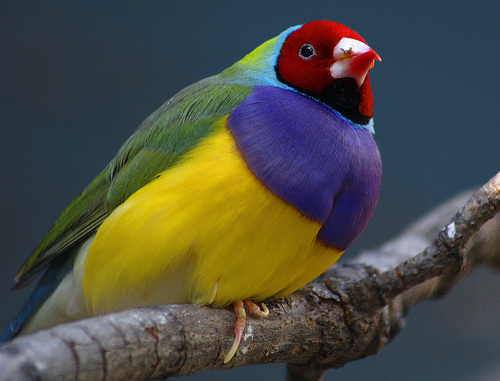
#> input picture bird_small.jpg, 500 x 381 px
$ python MP05-histogram.py
#> lines starting #> are read from the running program, lines starting #| are printed output that depends on the picture
# Lê Bảo Khương - 2046123

#----------------------------------------------------------------------------------------------------------------------------------------------
# import libraries
import cv2
from PIL import Image       # pillow
import numpy as np
import matplotlib.pyplot as plt         # draw charts

#----------------------------------------------------------------------------------------------------------------------------------------------
# các hàm con
# def < tên hàm con > ( thông tin input )

# chuyển ảnh rgb sang grayscale
def gray_luminance (imgPIL):            #imgPIL là ảnh đc đọc = pillow

    #tạo 1 ảnh cùng kích thước + mode với imgPIL để chứa ảnh sau khi chuyển gray
    luminance = Image.new ( imgPIL.mode , imgPIL.size )

    ##kích thước ảnh imgPIL
    w = luminance.size [0]
    h = luminance.size [1]

    #2 vòng for
    for x in range(w) :
        for y in range(h):

            #giá trị điểm ảnh tại từng pixel
            R , G , B = imgPIL.getpixel((x,y))

            #grayscale = ( r + g + b) / 3
            gray = np.uint8 ( 0.2126 * R + 0.7152 * G + 0.0722 * B )

            #gán giá trị mức xám cho ảnh xám
            luminance.putpixel (( x , y ) , ( gray , gray , gray ))

    return luminance

#----------------------------------------------------------------------------------------------------------------------------------------------
# tính giá trị histogram
def Histogram(luminance):

    # khai báo 1 mảng 1 chiều chứa 256 phần tử
    # do mỗi pixel có giá trị trong khoảng 0 -255
    his = np.zeros(256)           # tạo mảng = numpy

    # kích thước ảnh
    w = luminance.size[0]
    h = luminance.size[1]

    for x in range(w):
        for y in range(h) :

            #lấy giá trị tại pixel tọa độ (x,y)
            gR , gG , gB = luminance.getpixel((x,y))

            # giá trị gray = phần từ thứ gray trong mảng his
            # phần từ thứ gray +1 giá trị
            his[gR] += 1        # ++

    return his

#----------------------------------------------------------------------------------------------------------------------------------------------
#
def rgb (imgPIL):

    # khai báo 1 mảng 1 chiều chứa 256 phần tử
    # do mỗi pixel có giá trị trong khoảng 0 -255
    hisrgb = np.zeros  ((3,256))           # tạo mảng = numpy
    # ~ [[],[],[]]

    # kích thước ảnh
    w = imgPIL.size [0]
    h = imgPIL.size [1]

    for x in range(w):
        for y in range(h) :

            #lấy giá trị tại pixel tọa độ (x,y)
            R , G , B = imgPIL.getpixel ((x,y))

            #
            hisrgb [0][R] += 1
            hisrgb [1][G] += 1
            hisrgb [2][B] += 1

    return hisrgb

#----------------------------------------------------------------------------------------------------------------------------------------------
# draws charts

def charts (his,hisrgb) :

    plt.figure( 'Biểu đồ Histogram biểu thị mức xám' , figsize = (((7 , 5))) , dpi = 100)       # dpi = 100 : 1 inch sẽ có 100 dấu chấm
    trucX = np.zeros (256)          # trục X là 1 mảng 1 chiều 256 phần tử
    trucX = np.linspace (start = 0, stop = 256, num = 256)
    plt.plot(trucX, his , color = 'purple')
    plt.title('Biểu đồ Histogram')
    plt.xlabel('Giá trị mức xám')
    plt.ylabel('Số điểm cùng giá trị mức xám')

    plt.figure( 'Biểu đồ Histogram' , figsize = (((7 , 5))) , dpi = 100)       # dpi = 100 : 1 inch sẽ có 100 dấu chấm
    trucX = np.zeros (256)          # trục X là 1 mảng 1 chiều 256 phần tử
    trucX = np.linspace (start = 0, stop = 256, num = 256)
    plt.plot(trucX, hisrgb[0] , color = 'red')
    plt.plot(trucX, hisrgb[1] , color = 'green')
    plt.plot(trucX, hisrgb[2] , color = 'blue')
    plt.title('Biểu đồ Histogram')
    plt.xlabel('Giá trị màu')
    plt.ylabel('Số điểm cùng giá trị')
    plt.show()


#----------------------------------------------------------------------------------------------------------------------------------------------
# main

# tải đường dẫn chứa file hình
filehinh = r'bird_small.jpg'
img = cv2.imread (filehinh , cv2.IMREAD_COLOR)
#> img is the input picture: shape (381, 500, 3); mean B, G, R 67, 76.7, 76

# đọc ảnh = pillow
imgPIL = Image.open(filehinh)

# chuyển sang ảnh mức xám
gray = gray_luminance(imgPIL)
#> in gray_luminance, `luminance = Image.new ( imgPIL.mode , imgPIL.size )`: luminance: PIL image 500x381 RGB; every value is 0
#> after the loop in gray_luminance, `for x in range(w) :`:
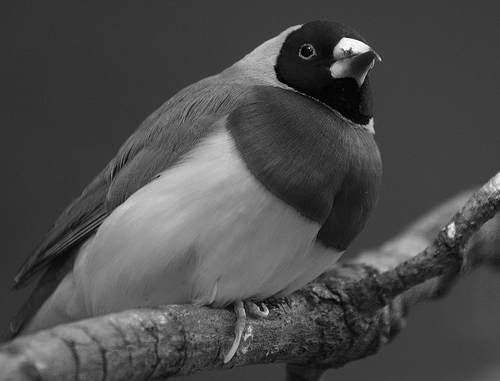
#> luminance: PIL image 500x381 RGB; min 0, max 254, mean 75.3

# tính giá trị histogram
his = Histogram(gray)
#> after the loop in Histogram, `for x in range(w):`: his = 256 values, max 7774 at index 63, min 0 at index 255, mean 744.1
hisrgb = rgb(imgPIL)
# chuyển ảnh pillow -> opencv
graycv = np.array (gray)
cv2.imshow ('Anh muc xam' , graycv)
cv2.imshow ('Anh mau' , img )

#hiển thị biểu đồ
charts(his,hisrgb)
#> in charts, `plt.show()`:
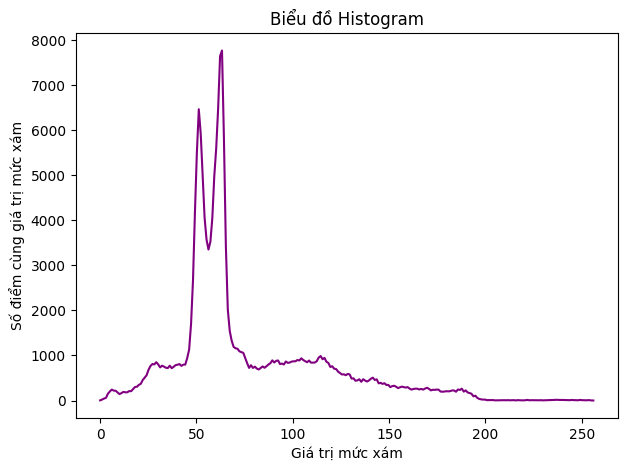
#> figure drawn by matplotlib, 1 panel; curve peaks at x = 63.25, y = 7774
#> in charts, `plt.show()`:
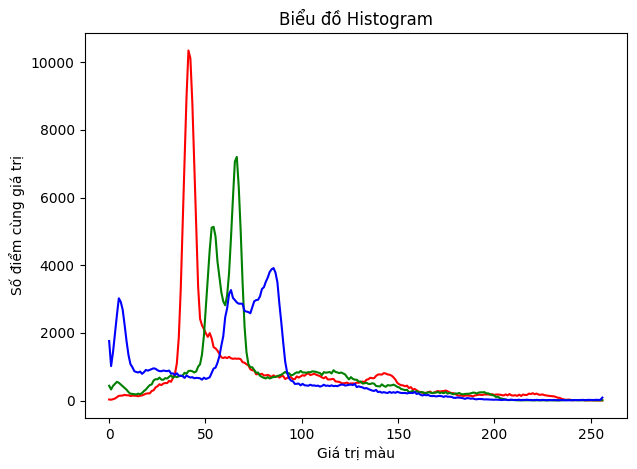
#> figure drawn by matplotlib, 1 panel; curve peaks at x = 41.16, y = 10350; curve peaks at x = 66.26, y = 7205; curve peaks at x = 85.33, y = 3917

#----------------------------------------------------------------------------------------------------------------------------------------------

cv2.waitKey(0)
cv2.destroyAllWindows()
